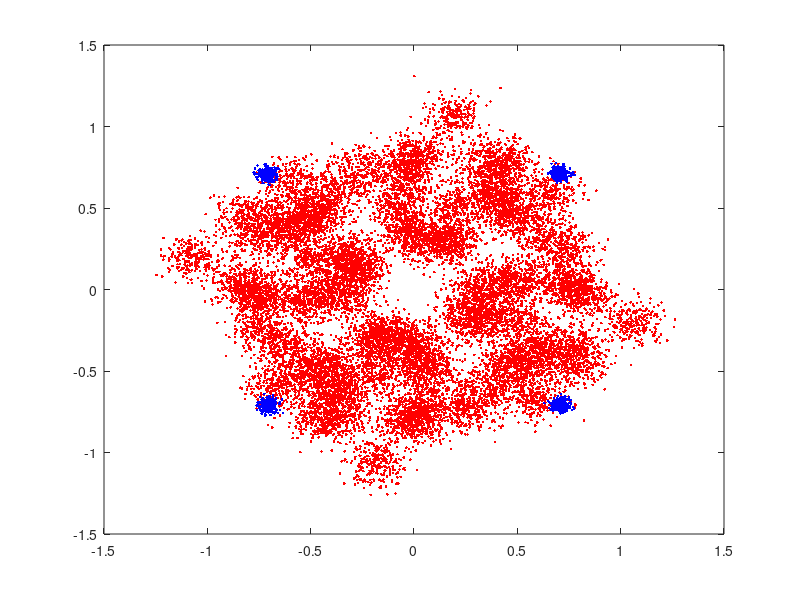

MATLAB code to generate this figure: (Note: this script raises an error after producing the figure.)
close all; clear; clc; rng(1);

SNRdB = 20;
SIRdB = -20;

N=20;

NumPilots=10;
NumPayload=1000;

theta_deg=0;
x_desired=exp(-1i*pi*sin(theta_deg*pi/180)*[0:N-1].');

pilots=randsrc(1,NumPilots,[1+1i 1-1i -1+1i -1-1i])/sqrt(2);
s=randsrc(1,NumPayload,[1+1i 1-1i -1+1i -1-1i])/sqrt(2);

%Signal Generation
y_desired=x_desired*[pilots,s];

r=(randn(1,length([pilots,s]))+1i*randn(1,length([pilots,s])))/sqrt(2);

Noise=10^(-SNRdB/20)*(randn(size(y_desired))+1i*randn(size(y_desired)))/sqrt(2);
H=rand(N,1)+rand(N,1)*1i;

y=H.*y_desired+Noise;

Y=y(:,1:NumPilots);
H_hat=Y/pilots;

w_hat=conj(H_hat)./(H_hat.*conj(H_hat)); 
s_hat_MRC=sum(conj(H_hat).*y,1)./sum(H_hat.*conj(H_hat),1);

w_hat_CSI=conj(H)./(H.*conj(H)); 
s_hat_MRC_CSI =  sum(conj(H).*y,1)./sum(H.*conj(H),1); 
s=y;

plot(s,'r.');grid; hold on ;
plot(s_hat_MRC,'.b'); grid; hold on ;
plot(s_hat_MRC_CSI,'.G'); grid; hold on ;
title(['Reconstructed QAMs with ',num2str(N), 'Rx antennas, at SIR =',num2str(SIRdB),'dB and SNR=',num2str(SNRdB),'dB'])

figure;
stem(H_hat,'b.');hold on;
stem(H,'r.');



%Plot the spatial response
phi_deg=[-90:.1:90];
for k=1:length(phi_deg)
    x_test=exp(-1i*pi*sin(phi_deg(k)*pi/180)*[0:N-1].');
    MRC_perfect(k)=abs(x_desired'*x_test)/N;
    MRC_resp(k)=abs(w_hat'*x_test)/N;
    MRC_resp_CSI(k)=abs(w_hat_CSI'*x_test)/N;
end

figure;
plot(phi_deg,20*log10(MRC_resp));hold on; grid;
plot(phi_deg,20*log10(MRC_resp_CSI));hold on; grid;
plot(phi_deg,20*log10(MRC_perfect));hold on; grid;
ylim([-60 12]); xticks(-90:25:90);
title(['Spatial Res. with',num2str(N),' Rx antennas. Desired at ', num2str(theta_deg),'deg']);
xlabel('DOA(deg)'); ylabel('Response (dB)');
legend('MRC (perfect channel)','Empirical BF');